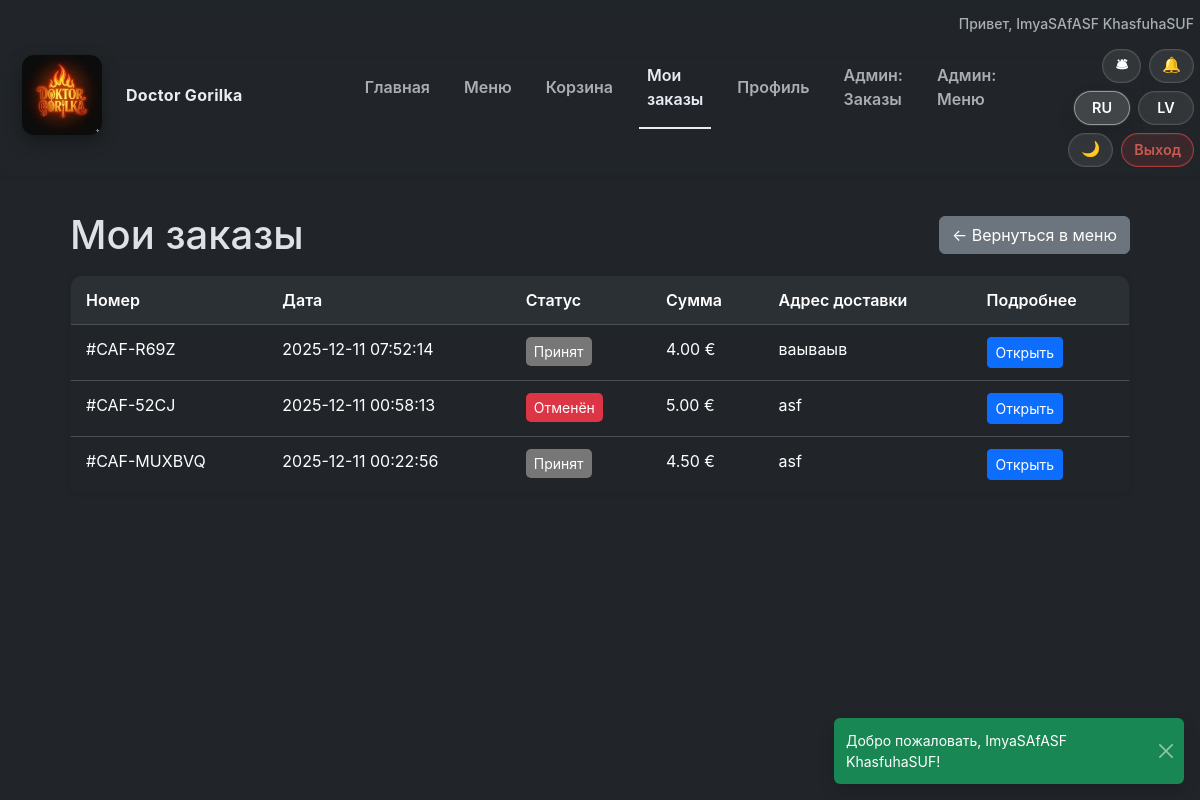
The page /orders (signed in) on the database as committed earlier.
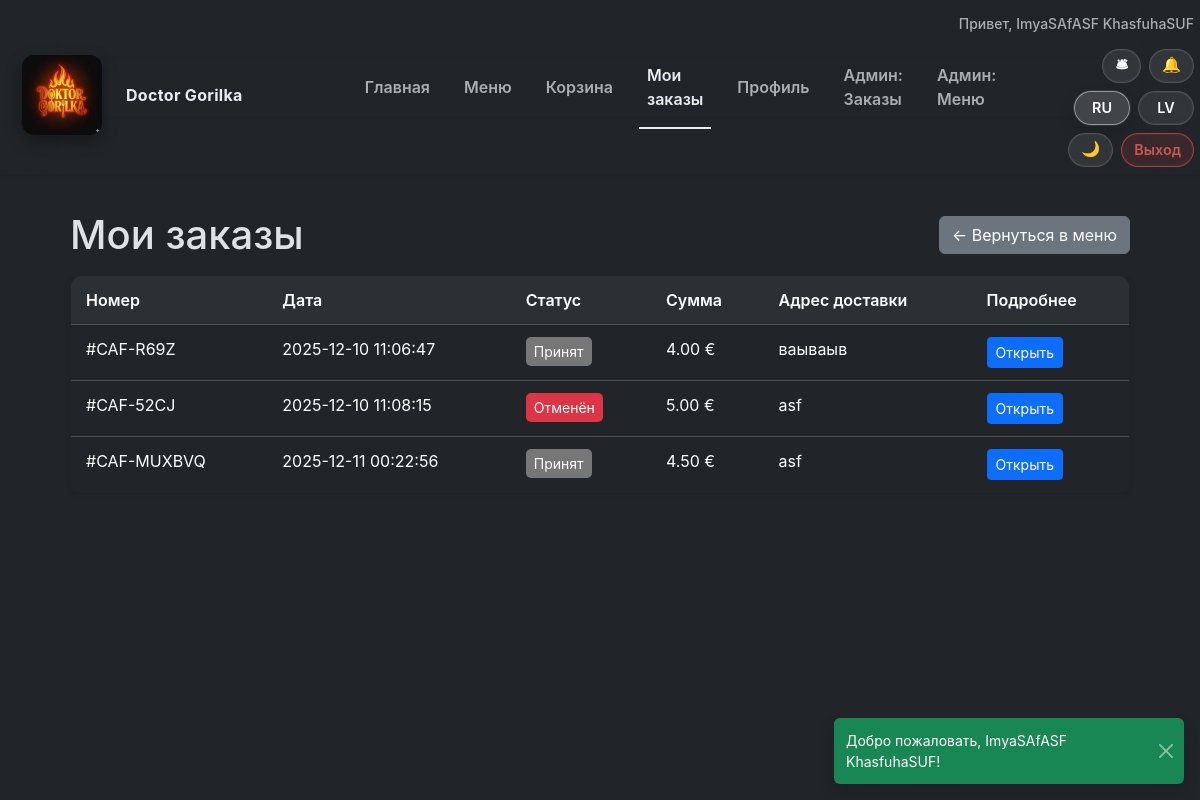
The same page on the database as committed later.
### tables this page shows
CREATE TABLE orders (
        id INTEGER PRIMARY KEY AUTOINCREMENT,
        user_id INTEGER NOT NULL,
        created_at TEXT DEFAULT CURRENT_TIMESTAMP,
        status TEXT CHECK(status IN ('pending','new','cooking','ready','delivered','cancelled')) DEFAULT 'pending',
        total_price REAL,
        delivery_address TEXT, order_code TEXT,
        FOREIGN KEY (user_id) REFERENCES users(id)
    );

### src/Infrastructure/ViewRenderer.php (called while the page is built, shortened)
<?php
class ViewRenderer
{
    public function render(string $view, array $params = []): string
    {
        $viewFile = $this->basePath . '/' . $view . '.php';
        extract($params, EXTR_SKIP);
        require $viewFile;
        $content = ob_get_clean();
        if ($this->layout && file_exists($this->layout)) {
            return ob_get_clean();
        }
        return $content;
    }
}

### src/Application/Controller/OrderController.php (called while the page is built, shortened)
<?php
class OrderController
{
    public function history(): string
    {
        $orders = $this->orderService->userOrders($this->session->get('user_id'));
        return $this->view->render('orders/history', [
            'title' => 'Doctor Gorilka — ' . translate('orders.history.title'),
            'orders' => $orders,
        ]);
    }
}

### src/Infrastructure/Router.php (called while the page is built, shortened)
<?php
class Router
{
    private array $routes = [];
    public function addRoute(string $method, string $path, callable $handler): void
    {
        $normalized = $this->normalizePath($path);
        $this->routes[$method][$normalized] = $handler;
    }
    public function dispatch(string $method, string $uri): mixed
    {
        $path = $this->normalizePath(parse_url($uri, PHP_URL_PATH) ?: '/');
        $method = strtoupper($method);
        if (isset($this->routes[$method][$path])) {
            return call_user_func($this->routes[$method][$path]);
        }
        return translate('errors.not_found');
    }
    private function normalizePath(string $path): string
    {
        $path = rtrim($path, '/');
        return $path === '' ? '/' : $path;
    }
}

### src/Application/App.php (called while the page is built, shortened)
<?php
class App
{
    private Router $router;
    private function __construct(Router $router, ViewRenderer $view)
    {
        $this->router = $router;
    }
    public function run(): mixed
    {
        $method = $_SERVER['REQUEST_METHOD'] ?? 'GET';
        $uri = $_SERVER['REQUEST_URI'] ?? '/';
        return $this->router->dispatch($method, $uri);
    }
}

### src/helpers.php (called while the page is built, shortened)
<?php
function localizationConfig(): array
{
    static $config;
    if ($config === null) {
        $config = require __DIR__ . '/../config/localization.php';
    }
    return $config;
}
function availableLocales(): array
{
    $config = localizationConfig();
    return $config['locales'] ?? [];
}
function currentLocale(): string
{
    $available = array_keys(availableLocales());
    $default = $available[0] ?? 'ru';
    return $default;
}
function translate(string $key, array $replace = [], ?string $locale = null): string
{
    $locale ??= currentLocale();
    $config = localizationConfig();
    $phrases = $config['phrases'] ?? [];
    $fallbackLocale = $config['fallback'] ?? 'ru';
    $value = $phrases[$locale][$key] ?? $phrases[$fallbackLocale][$key] ?? $key;
    foreach ($replace as $needle => $replacement) {
        $value = str_replace(':' . $needle, $replacement, $value);
    }
    return $value;
}
function translateStatus(?string $status): string
{
    return translate('status.' . $status);
}

### src/Infrastructure/SessionManager.php (called while the page is built, shortened)
<?php
class SessionManager
{
    public function get(string $key, mixed $default = null): mixed
    {
        return $_SESSION[$key] ?? $default;
    }
}

### src/Infrastructure/Repository/OrderRepository.php (called while the page is built, shortened)
<?php
class OrderRepository implements OrderRepositoryInterface
{
    public function findByUser(int $userId): array
    {
        $stmt = $this->prepare("SELECT * FROM orders WHERE user_id = :uid ORDER BY id DESC");
        $stmt->bindValue(':uid', $userId, SQLITE3_INTEGER);
        $result = $stmt->execute();
        $orders = [];
        while ($row = $result->fetchArray(SQLITE3_ASSOC)) {
            $orders[] = $this->mapOrder($row);
        }
        return $orders;
    }
    private function mapOrder(array $row): Order
    {
        $customerName = null;
        $customerPhone = $row['phone'] ?? null;
        return new Order(
            id: (int)$row['id'],
            userId: (int)$row['user_id'],
            status: $row['status'],
            totalPrice: (float)$row['total_price'],
            createdAt: $row['created_at'],
            deliveryAddress: $row['delivery_address'] ?? null,
            orderCode: $row['order_code'] ?? null,
            items: $this->fetchItems((int)$row['id']),
            customerName: $customerName,
            customerPhone: $customerPhone
        );
    }
    private function fetchItems(int $orderId): array
    {
        $stmt = $this->prepare("SELECT order_items.*, menu.title, menu.price AS menu_price, menu.image_url,
            menu.name_original, menu.name_ru, menu.name_lv
            FROM order_items
            JOIN menu ON menu.id = order_items.menu_id
            WHERE order_items.order_id = :oid");
        $stmt->bindValue(':oid', $orderId, SQLITE3_INTEGER);
        $result = $stmt->execute();
        $items = [];
        while ($row = $result->fetchArray(SQLITE3_ASSOC)) {
            $comboDetails = null;
            if (!empty($row['combo_details'])) {
                $decoded = json_decode($row['combo_details'], true);
                if (is_array($decoded)) {
                    $comboDetails = $decoded;
                }
            }
            $price = (float)($row['menu_price'] ?? 0);
            if ($comboDetails && isset($comboDetails['price'])) {
                $price = (float)$comboDetails['price'];
            }
            $items[] = new OrderItem(
                menuId: (int)$row['menu_id'],
                title: $this->resolveOrderItemTitle($row),
                price: $price,
                quantity: (int)$row['quantity'],
                imageUrl: $row['image_url'] ?? null,
                comboDetails: $comboDetails
            );
        }
        return $items;
    }
    private function resolveOrderItemTitle(array $row): string
    {
        $locale = function_exists('currentLocale') ? currentLocale() : 'ru';
        $localized = [
            'ru' => $row['name_ru'] ?? null,
            'lv' => $row['name_lv'] ?? null,
        ];
        $value = $localized[$locale] ?? null;
        if (!empty($row['name_original'])) {
            return $row['name_original'];
        }
        return translate('common.dish');
    }
    private function prepare(string $sql): SQLite3Stmt
    {
        return $this->db->prepare($sql);
    }
}

### src/Application/Service/OrderService.php (called while the page is built, shortened)
<?php
class OrderService
{
    public function userOrders(int $userId): array
    {
        return $this->orders->findByUser($userId);
    }
}

### autoload.php (called while the page is built, shortened)
<?php
spl_autoload_register(function (string $class): void {
    $prefixes = [
        'App\\' => __DIR__ . '/src/',
        'Carbon\\' => __DIR__ . '/src/Carbon/',
    ];
    foreach ($prefixes as $prefix => $dir) {
        if (strncmp($prefix, $class, strlen($prefix)) !== 0) {
            continue;
        }
        $relativeClass = substr($class, strlen($prefix));
        $file = $dir . str_replace('\\', '/', $relativeClass) . '.php';
    }
});

### resources/views/orders/history.php (the view, shortened to what the changed rows need)
<div class="page-container">
<div class="d-flex align-items-center justify-content-between mb-3">
    <h1 class="mb-0"><?= htmlspecialchars(translate('orders.history.title')) ?></h1>
</div>
<?php if (empty($orders)): ?>
    <div class="empty-state"><?= htmlspecialchars(translate('orders.history.empty')) ?></div>
<?php else: ?>
<div class="card border-0 shadow-sm">
    <div class="card-body p-0">
        <div class="table-responsive">
            <table class="table mb-0">
                <thead>
                <tr>
                    <th><?= htmlspecialchars(translate('orders.history.number')) ?></th>
                    <th><?= htmlspecialchars(translate('orders.history.date')) ?></th>
                    <th><?= htmlspecialchars(translate('orders.history.status')) ?></th>
                    <th><?= htmlspecialchars(translate('orders.history.total')) ?></th>
                    <th><?= htmlspecialchars(translate('orders.history.address')) ?></th>
                    <th><?= htmlspecialchars(translate('orders.history.more')) ?></th>
                </tr>
                </thead>
                <tbody>
                <?php foreach ($orders as $order): ?>
                    <tr>
                        <td>#<?= htmlspecialchars($order->orderCode ?? $order->id) ?></td>
                        <td><?= $order->createdAt ?></td>
                        <td>
                            <span class="status status-<?= htmlspecialchars($order->status) ?>">
                                <?= htmlspecialchars(translateStatus($order->status)) ?>
                            </span>
                        </td>
                        <td><?= number_format($order->totalPrice, 2, '.', ' ') ?> €</td>
                        <td><?= nl2br(htmlspecialchars($order->deliveryAddress ?? '—')) ?></td>
                        <td><a class="btn btn-primary btn-sm" href="/orders/view?code=<?= urlencode($order->orderCode ?? '') ?>"><?= htmlspecialchars(translate('orders.history.open')) ?></a></td>
                    </tr>
                <?php endforeach; ?>
                </tbody>
            </table>
        </div>
    </div>
</div>
<?php endif; ?>
</div>

Rows that differ between the two databases and show on the page:
changed orders "CAF-R69Z": created_at "2025-12-11 07:52:14" → "2025-12-10 11:06:47"
changed orders "CAF-52CJ": created_at "2025-12-11 00:58:13" → "2025-12-10 11:08:15"
